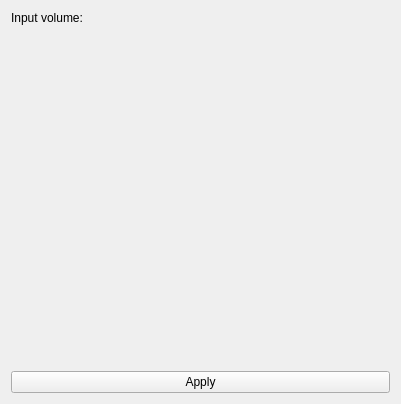
<?xml version="1.0" encoding="UTF-8"?>
<ui version="4.0">
 <class>BodyIsolation</class>
 <widget class="qMRMLWidget" name="BodyIsolation">
  <property name="geometry">
   <rect>
    <x>0</x>
    <y>0</y>
    <width>401</width>
    <height>404</height>
   </rect>
  </property>
  <layout class="QVBoxLayout" name="verticalLayout">
   <item>
    <layout class="QFormLayout" name="formLayout">
     <item row="0" column="0">
      <widget class="QLabel" name="inputSelectorLabel">
       <property name="text">
        <string>Input volume:</string>
       </property>
      </widget>
     </item>
     <item row="0" column="1">
      <widget class="qMRMLNodeComboBox" name="inputSelector">
       <property name="toolTip">
        <string>Pick the input to the algorithm.</string>
       </property>
       <property name="nodeTypes">
        <stringlist notr="true">
         <string>vtkMRMLScalarVolumeNode</string>
        </stringlist>
       </property>
       <property name="showChildNodeTypes">
        <bool>false</bool>
       </property>
       <property name="noneEnabled">
        <bool>true</bool>
       </property>
       <property name="addEnabled">
        <bool>false</bool>
       </property>
       <property name="removeEnabled">
        <bool>true</bool>
       </property>
       <property name="editEnabled">
        <bool>true</bool>
       </property>
       <property name="renameEnabled">
        <bool>true</bool>
       </property>
       <property name="SlicerParameterName" stdset="0">
        <string>inputVolume</string>
       </property>
      </widget>
     </item>
    </layout>
   </item>
   <item>
    <spacer name="verticalSpacer">
     <property name="orientation">
      <enum>Qt::Vertical</enum>
     </property>
     <property name="sizeHint" stdset="0">
      <size>
       <width>20</width>
       <height>40</height>
      </size>
     </property>
    </spacer>
   </item>
   <item>
    <widget class="ctkMenuButton" name="applyButton">
     <property name="text">
      <string>Apply</string>
     </property>
    </widget>
   </item>
  </layout>
 </widget>
 <customwidgets>
  <customwidget>
   <class>ctkMenuButton</class>
   <extends>QPushButton</extends>
   <header>ctkMenuButton.h</header>
  </customwidget>
  <customwidget>
   <class>qMRMLNodeComboBox</class>
   <extends>QWidget</extends>
   <header>qMRMLNodeComboBox.h</header>
   <container>1</container>
  </customwidget>
  <customwidget>
   <class>qMRMLWidget</class>
   <extends>QWidget</extends>
   <header>qMRMLWidget.h</header>
   <container>1</container>
  </customwidget>
 </customwidgets>
 <resources/>
 <connections>
  <connection>
   <sender>BodyIsolation</sender>
   <signal>mrmlSceneChanged(vtkMRMLScene*)</signal>
   <receiver>inputSelector</receiver>
   <slot>setMRMLScene(vtkMRMLScene*)</slot>
   <hints>
    <hint type="sourcelabel">
     <x>122</x>
     <y>132</y>
    </hint>
    <hint type="destinationlabel">
     <x>248</x>
     <y>61</y>
    </hint>
   </hints>
  </connection>
 </connections>
</ui>
